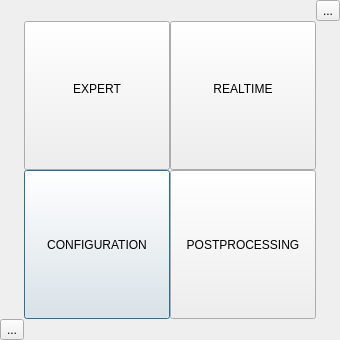
<?xml version="1.0" encoding="UTF-8"?>
<ui version="4.0">
 <class>WelcomeDialog</class>
 <widget class="QDialog" name="WelcomeDialog">
  <property name="geometry">
   <rect>
    <x>0</x>
    <y>0</y>
    <width>340</width>
    <height>340</height>
   </rect>
  </property>
  <property name="sizePolicy">
   <sizepolicy hsizetype="Fixed" vsizetype="Fixed">
    <horstretch>0</horstretch>
    <verstretch>0</verstretch>
   </sizepolicy>
  </property>
  <property name="windowTitle">
   <string>Accueil Matisse</string>
  </property>
  <layout class="QHBoxLayout" name="horizontalLayout">
   <property name="spacing">
    <number>0</number>
   </property>
   <property name="leftMargin">
    <number>0</number>
   </property>
   <property name="topMargin">
    <number>0</number>
   </property>
   <property name="rightMargin">
    <number>0</number>
   </property>
   <property name="bottomMargin">
    <number>0</number>
   </property>
   <item>
    <layout class="QGridLayout" name="gridLayoutWidget">
     <property name="spacing">
      <number>0</number>
     </property>
     <item row="0" column="2">
      <widget class="QToolButton" name="_TBU_welcomeCloseButton">
       <property name="text">
        <string>...</string>
       </property>
       <property name="icon">
        <iconset resource="icons.qrc">
         <normaloff>:/qss_icons/icons/fermer.svg</normaloff>:/qss_icons/icons/fermer.svg</iconset>
       </property>
       <property name="iconSize">
        <size>
         <width>20</width>
         <height>20</height>
        </size>
       </property>
      </widget>
     </item>
     <item row="1" column="2">
      <spacer name="verticalSpacer">
       <property name="orientation">
        <enum>Qt::Vertical</enum>
       </property>
       <property name="sizeHint" stdset="0">
        <size>
         <width>20</width>
         <height>30</height>
        </size>
       </property>
      </spacer>
     </item>
     <item row="1" column="0">
      <spacer name="verticalSpacer_2">
       <property name="orientation">
        <enum>Qt::Vertical</enum>
       </property>
       <property name="sizeHint" stdset="0">
        <size>
         <width>20</width>
         <height>40</height>
        </size>
       </property>
      </spacer>
     </item>
     <item row="2" column="0">
      <widget class="QToolButton" name="_TBU_welcomeEmptyButton">
       <property name="enabled">
        <bool>true</bool>
       </property>
       <property name="text">
        <string>...</string>
       </property>
       <property name="icon">
        <iconset resource="icons.qrc">
         <normaloff>:/qss_icons/icons/blank_button.svg</normaloff>:/qss_icons/icons/blank_button.svg</iconset>
       </property>
       <property name="iconSize">
        <size>
         <width>20</width>
         <height>20</height>
        </size>
       </property>
      </widget>
     </item>
     <item row="1" column="1">
      <layout class="QGridLayout" name="gridLayout">
       <property name="leftMargin">
        <number>0</number>
       </property>
       <property name="topMargin">
        <number>0</number>
       </property>
       <property name="spacing">
        <number>0</number>
       </property>
       <item row="1" column="0">
        <widget class="QPushButton" name="configModeLauncherButton">
         <property name="sizePolicy">
          <sizepolicy hsizetype="Expanding" vsizetype="Expanding">
           <horstretch>0</horstretch>
           <verstretch>0</verstretch>
          </sizepolicy>
         </property>
         <property name="minimumSize">
          <size>
           <width>0</width>
           <height>0</height>
          </size>
         </property>
         <property name="maximumSize">
          <size>
           <width>10000</width>
           <height>10000</height>
          </size>
         </property>
         <property name="text">
          <string>CONFIGURATION</string>
         </property>
        </widget>
       </item>
       <item row="0" column="0">
        <widget class="QPushButton" name="progModeLauncherButton">
         <property name="sizePolicy">
          <sizepolicy hsizetype="Expanding" vsizetype="Expanding">
           <horstretch>0</horstretch>
           <verstretch>0</verstretch>
          </sizepolicy>
         </property>
         <property name="minimumSize">
          <size>
           <width>0</width>
           <height>0</height>
          </size>
         </property>
         <property name="maximumSize">
          <size>
           <width>100000</width>
           <height>100000</height>
          </size>
         </property>
         <property name="text">
          <string>EXPERT
</string>
         </property>
        </widget>
       </item>
       <item row="0" column="1">
        <widget class="QPushButton" name="realTimeModeLauncherButton">
         <property name="sizePolicy">
          <sizepolicy hsizetype="Expanding" vsizetype="Expanding">
           <horstretch>0</horstretch>
           <verstretch>0</verstretch>
          </sizepolicy>
         </property>
         <property name="minimumSize">
          <size>
           <width>0</width>
           <height>0</height>
          </size>
         </property>
         <property name="maximumSize">
          <size>
           <width>10000</width>
           <height>10000</height>
          </size>
         </property>
         <property name="text">
          <string>REALTIME
</string>
         </property>
         <property name="autoRepeatInterval">
          <number>100</number>
         </property>
        </widget>
       </item>
       <item row="1" column="1">
        <widget class="QPushButton" name="deferredTimeModeLauncherButton">
         <property name="sizePolicy">
          <sizepolicy hsizetype="Fixed" vsizetype="Fixed">
           <horstretch>0</horstretch>
           <verstretch>0</verstretch>
          </sizepolicy>
         </property>
         <property name="maximumSize">
          <size>
           <width>10000</width>
           <height>10000</height>
          </size>
         </property>
         <property name="text">
          <string>POSTPROCESSING</string>
         </property>
        </widget>
       </item>
      </layout>
     </item>
    </layout>
   </item>
  </layout>
 </widget>
 <resources>
  <include location="icons.qrc"/>
 </resources>
 <connections/>
</ui>
